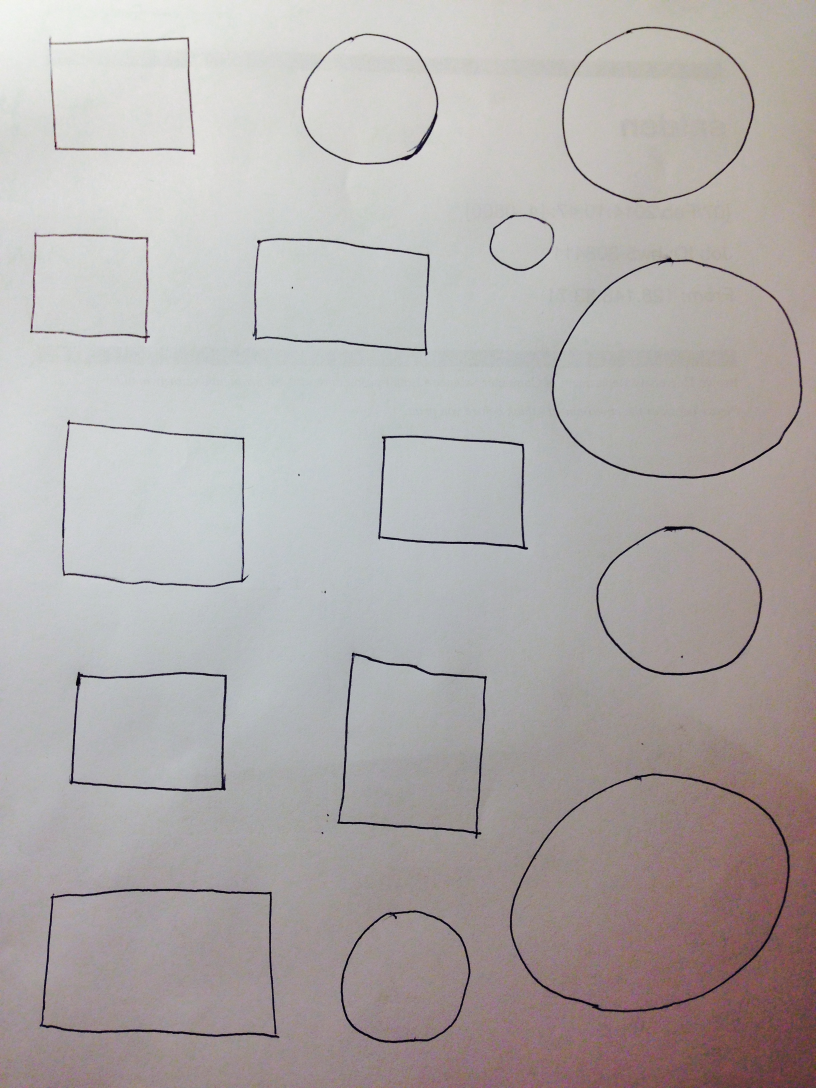
#> input picture 4.jpg, 2448 x 3264 px (shown at 1/3 size); its folder holds only this picture in this run
$ python -i ShapeDetector.py   (imports and definitions only)   (Python 2 division)
#> lines starting #> are read from the running program, lines starting #| are printed output that depends on the picture; after the words box and inside, x2 and y2 are one past the last pixel; in counts of white or black regions, pixels touching at a corner belong together
#> in run_shape_detector, im is the input picture: shape (3264, 2448, 3); mean B, G, R 170.3, 171.1, 176.4
__author__ = 'yoyomyo'

import numpy as np
import cv2
import os,sys
import svgwrite
from svgwrite import px
import pdb

# [4 lines left out: function show_image_in_window, not called in this run]

# the parameters involved in this function are:
# width or height threshold 1000
# adaptiveThreshold BlockSize 21 and Constant 10
# erosion cross neighborhood (4,4)
# dilation cross neighborhood (3,3)
def preprocess_image(img):
    w,h,c = img.shape
#> w = 3264; h = 2448; c = 3
    if w > 1000 or h > 1000:
        img = cv2.pyrDown(img)
        w,h,c = img.shape
#> w = 1632; h = 1224
    # convert image to grayscale
    imgray = cv2.cvtColor(img,cv2.COLOR_BGR2GRAY)
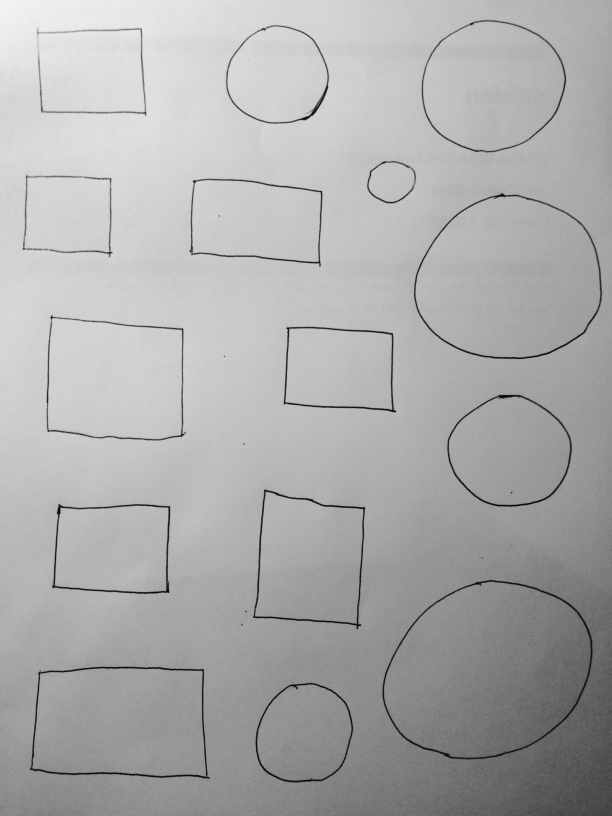
#> imgray: shape (1632, 1224) (shown at 1/2 size); min 3, max 244, mean 172.7
    # apply adaptive thresholding
    thresh = cv2.adaptiveThreshold(imgray,255,cv2.ADAPTIVE_THRESH_GAUSSIAN_C,\
         cv2.THRESH_BINARY,21, 10)
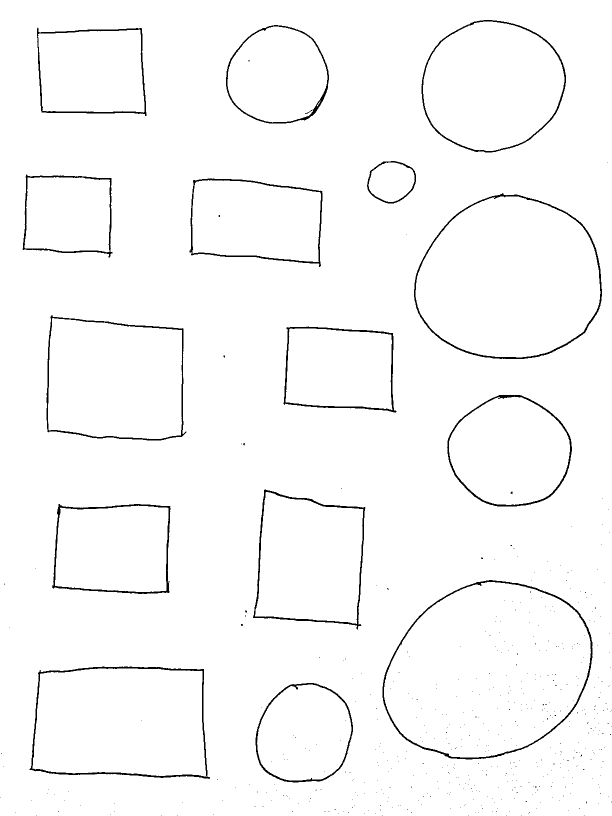
#> thresh: shape (1632, 1224) (shown at 1/2 size); 98% white; 525 black regions (509 under 20 px), largest, box (x1, y1, x2, y2) and area: (765, 1160, 1185, 1519) 4067, (59, 1333, 420, 1558) 3698, (828, 386, 1204, 718) 3656
    ret,thresh = cv2.threshold(thresh,127,255,0)
    # apply erosion and dilation, this is for trying to close gaps in a contour
    element1 = cv2.getStructuringElement(cv2.MORPH_RECT,(3,3))
    element2 = cv2.getStructuringElement(cv2.MORPH_RECT,(4,4))
    img2 = cv2.erode(thresh,element2)
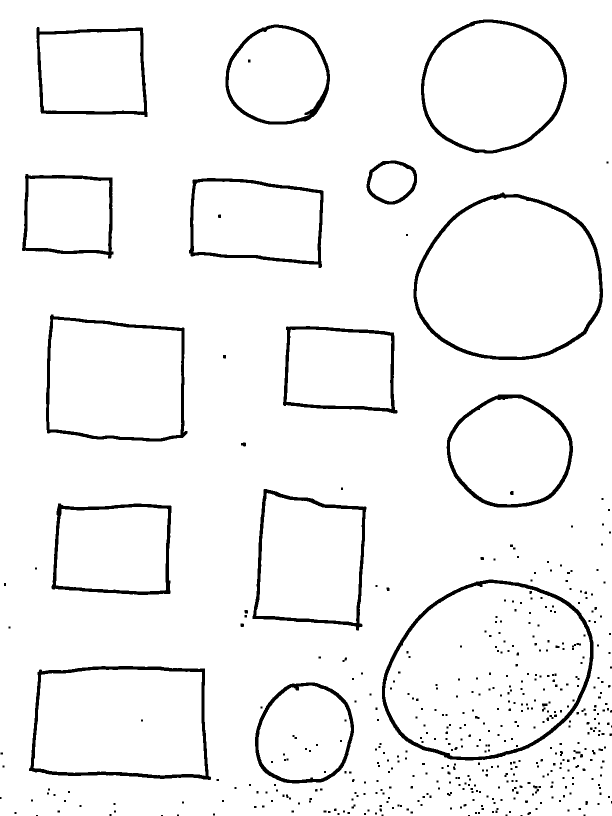
#> img2: shape (1632, 1224) (shown at 1/2 size); 95.4% white; 482 black regions (322 under 20 px), largest, box (x1, y1, x2, y2) and area: (764, 1159, 1187, 1521) 8726, (827, 385, 1206, 720) 7882, (58, 1332, 422, 1560) 7304
    img3 = cv2.dilate(img2,element1)
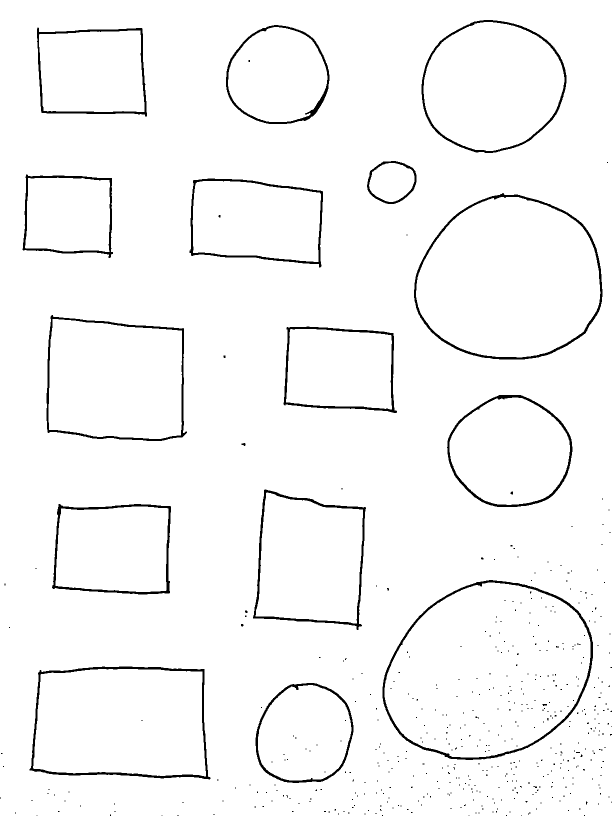
#> img3: shape (1632, 1224) (shown at 1/2 size); 97.2% white; 499 black regions (479 under 20 px), largest, box (x1, y1, x2, y2) and area: (765, 1160, 1186, 1520) 5632, (828, 386, 1205, 719) 5070, (59, 1333, 421, 1559) 4934
    # use the complement of the dilated image
    img3 = 255-img3
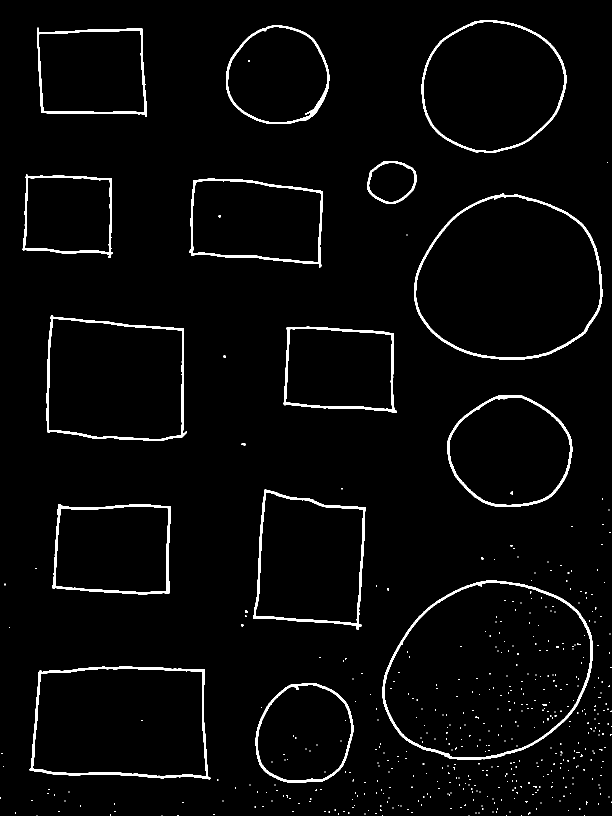
#> img3: shape (1632, 1224) (shown at 1/2 size); 2.8% white; 499 white regions (479 under 20 px), largest, box (x1, y1, x2, y2) and area: (765, 1160, 1186, 1520) 5632, (828, 386, 1205, 719) 5070, (59, 1333, 421, 1559) 4934
    return img,img3

# parameter used in this function:
# area threshold: 100
# [35 lines left out: function get_training_samples, not called in this run]

def get_classifier():
#> (the run stopped early here; a loop or call above may not have finished)
